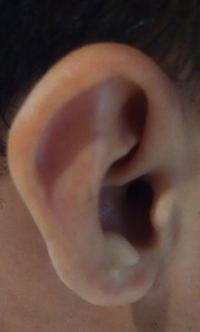
%> input picture tugas/images/101_small.bmp, 200 x 332 px
$ octave telinga.m   (GNU Octave 9; MATLAB toolbox functions it lacks are replaced by stand-ins)
%> lines starting %> are read from the running program, lines starting %| are printed output that depends on the picture
### tugas/fautocontrast.m
% Fungsi AUTOCONTRAST  untuk otomatisasi adjusts contrast menjadi level optimum.
function [output_img]=fautocontrast(input_img)

low_limit=0.008;
up_limit=0.992;
img=input_img;
[m1 n1 r1]=size(img);
img=double(img);

% Kalkulasi vmin dan vmax
for k=1:r1
    arr=sort(reshape(img(:,:,k),m1*n1,1));
    v_min(k)=arr(ceil(low_limit*m1*n1));
    v_max(k)=arr(ceil(up_limit*m1*n1));
end

if r1==3
    v_min=rgb2ntsc(v_min);
    v_max=rgb2ntsc(v_max);
end

img=(img-v_min(1))/(v_max(1)-v_min(1));
output_img=img;

### tugas/telinga.m
clc;
clear all;

image=imread('images/101_small.bmp');
%> image is the input picture: size 332x200x3 uint8; mean R, G, B 96.5, 71.6, 62.2
R=image(:,:,1);
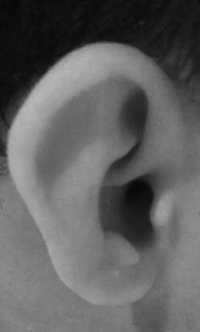
%> R: size 332x200 uint8; min 7, max 187, mean 96.5
G=image(:,:,2);
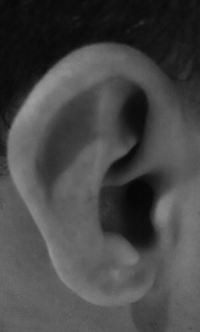
%> G: size 332x200 uint8; min 6, max 158, mean 71.6
B=image(:,:,3);
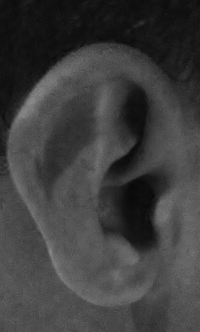
%> B: size 332x200 uint8; min 7, max 141, mean 62.2

%gray scale
%gray=(0.333*R)+(0.333*G)+(0.333*B);
gray=(0.299*R)+(0.548*G)+(0.114*B);

% Autocontras adjusts/enhances untuk level optimal
capture=fautocontrast(gray);
%> in fautocontrast, `img=(img-v_min(1))/(v_max(1)-v_min(1));`:
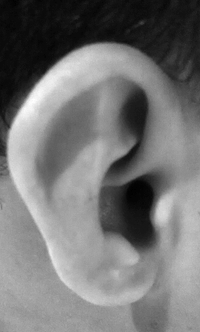
%> img: size 332x200 double; min -0.0385, max 1.12, mean 0.493; drawn with min black and max white
%figure, imshow(capture);

%(double) sqrt trouble
I=double(gray);

[k l]=size(I);
%> k = 332; l = 200

%edge detection sobel
for i=1:k-2
    for j=1:l-2
        %Sobel mask for x-direction:
        Gx=((2*I(i+2,j+1)+I(i+2,j)+I(i+2,j+2))-(2*I(i,j+1)+I(i,j)+I(i,j+2)));
        %Sobel mask for y-direction:
        Gy=((2*I(i+1,j+2)+I(i,j+2)+I(i+2,j+2))-(2*I(i+1,j)+I(i,j)+I(i+2,j)));

        %W(i,j) = sqrt((-1*I((i-1),(j-1))-2*I(i,(j-1))-1*I((i+1),(j-1))+...
        %        1*I((i-1),(j+1))+2*I(i,(j+1))+1*I((i+1),(j+1))).^2+...
        %        (1*I((i-1),(j-1))+2*I((i-1),j)+1*I((i-1),(j+1))-...
        %        1*I((i+1),(j-1))-2*I((i+1),j)-1*I((i+1),(j+1))).^2);

        %The gradient of the image
        %d(i,j)=abs(Gx)+abs(Gy);
        B(i,j)=(sqrt(Gx.^2+Gy.^2));
    end
end
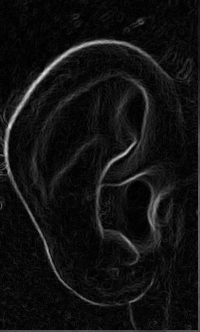
%> B: size 332x200 uint8; min 0, max 229, mean 18.1
d=B;
%figure,imshow(d); title('Sobel gradient');

d=uint8(d);
figure, imshow(d);

$ run again, with tugas/images/102_small.bmp copied over tugas/images/101_small.bmp
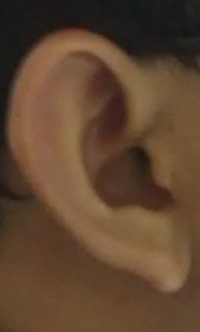
%> input picture tugas/images/102_small.bmp, 200 x 332 px
%> image is the input picture: size 332x200x3 uint8; mean R, G, B 95.9, 69.8, 48.4
%> in fautocontrast, `img=(img-v_min(1))/(v_max(1)-v_min(1));`:
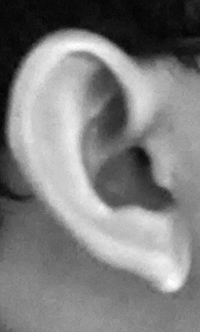
%> img: size 332x200 double; min -0.0426, max 1.1, mean 0.526; drawn with min black and max white
%> after the loop `for i=1:k-2`:
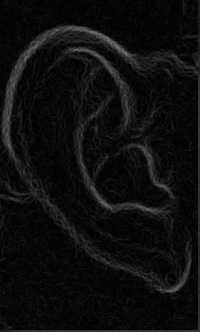
%> B: size 332x200 uint8; min 0, max 115, mean 13.8

$ run again, with tugas/images/103_small.bmp copied over tugas/images/101_small.bmp
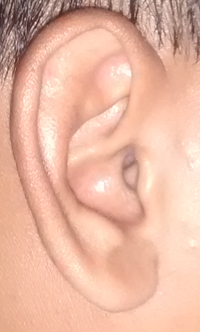
%> input picture tugas/images/103_small.bmp, 200 x 332 px
%> image is the input picture: size 332x200x3 uint8; mean R, G, B 232.4, 183, 162
%> `G=image(:,:,2);`:
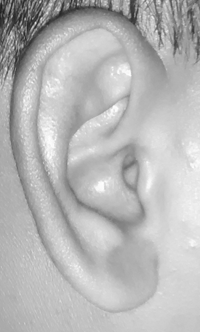
%> G: size 332x200 uint8; min 28, max 254, mean 183
%> after the loop `for i=1:k-2`:
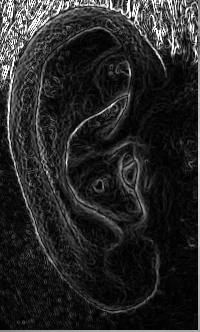
%> B: size 332x200 uint8; min 0, max 255, mean 39.2

$ run again, with tugas/images/102.bmp copied over tugas/images/101_small.bmp
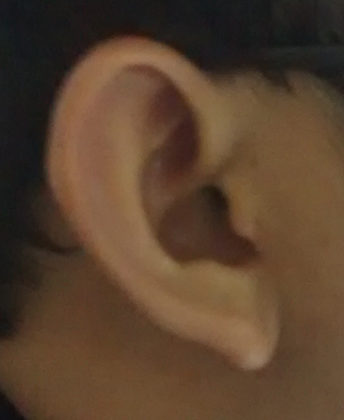
%> input picture tugas/images/102.bmp, 344 x 420 px, shrunk from 721 x 881 before the run
%> image is the input picture: size 420x344x3 uint8; mean R, G, B 89, 65.8, 46.1
%> in fautocontrast, `img=(img-v_min(1))/(v_max(1)-v_min(1));`:
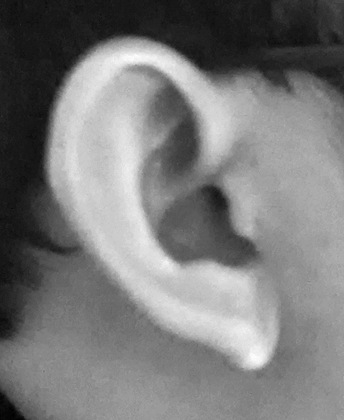
%> img: size 420x344 double; min -0.0957, max 1.12, mean 0.488; drawn with min black and max white
%> after the loop `for i=1:k-2`:
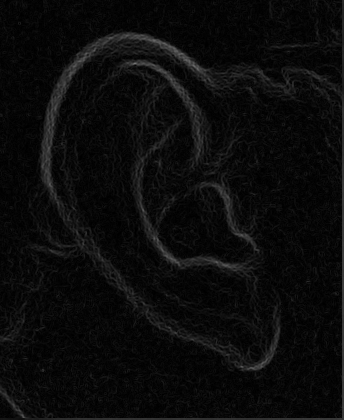
%> B: size 420x344 uint8; min 0, max 117, mean 11.1
